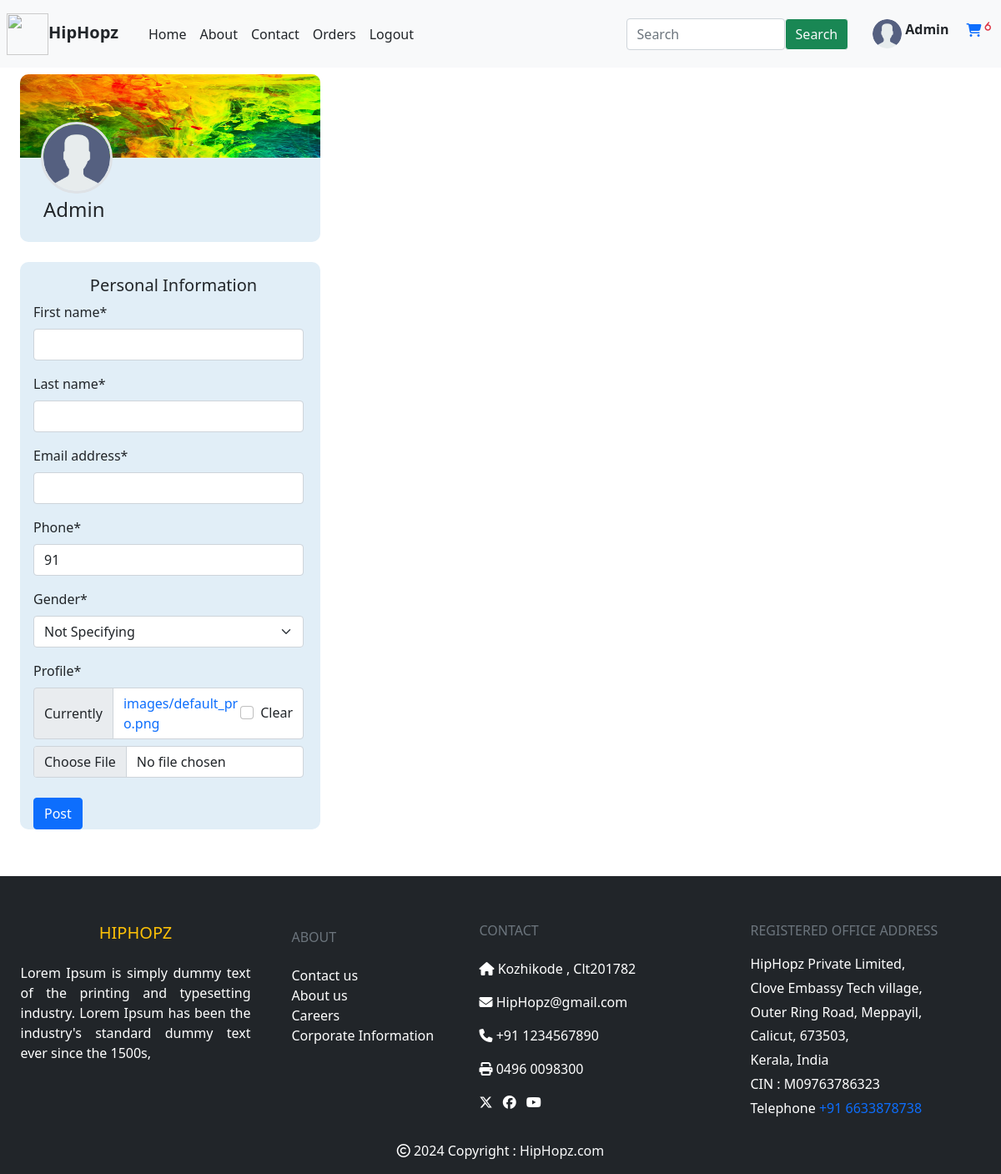
The page /Edit_profile (signed in) on the database its author committed.
### shop/models.py (models this page shows, shortened)
class CustomUser(AbstractUser):
    phone=models.IntegerField(blank=True,null=True,default='+091')
    gender=models.CharField(max_length=20,choices=gender_choices,default='N')
    profile=models.ImageField(upload_to='images/user_profile',default='images/default_pro.png',blank=True,null=True)

### shop/views.py (the view)
# urls.py: path('Edit_profile', views.Edit_Profile, name='Edit_profile'),
def Edit_Profile(request):
    user=request.user
    msg=''
    success=False
    if request.method=='POST':
        user_form=EditProfileForm(request.POST,request.FILES,instance=user)
        if user_form.is_valid():
            user_form.save()
            success=True
        return render(request, template_name='Edit_profile.html', context={'user_form': user_form, 'msg': msg,'success':success})
    user_form=EditProfileForm(instance=user)
    return render(request,template_name='Edit_profile.html',context={'user_form':user_form,'msg':msg,'success':success})

### shop/forms.py
class EditProfileForm(forms.ModelForm):
    class Meta:
        fields=['first_name','last_name','email','phone','gender','profile']
        model=CustomUser
    def __init__(self, *args, **kwargs):
        super(EditProfileForm, self).__init__(*args, **kwargs)
        self.fields['first_name'].required = True
        self.fields['last_name'].required = True
        self.fields['email'].required = True
        self.fields['phone'].required = True
        self.fields['profile'].required = True

### cart/context_processors.py (called while the page is built)
def Cart_Total(request):
    t = 0
    if request.user.is_authenticated:
        user=request.user
        try:
            cart_item=UserCart.objects.filter(user=user)
            for i in cart_item:
                t += i.quantity
        except:
            t = 0
    return {'cart_count':t}

### templates/Edit_profile.html (shortened to what this page needs)
{% extends 'base.html' %}
{% block body %}
{% load static%}
{% load crispy_forms_tags %}
<div class="container-fluid row mt-2">
    <div class="col-md-4">
        <div class="pb-3" style="background-color:#e1eef7; border-radius:10px; position:relative">
            <div>
                <img src="{% static 'images/editprofile.jpg' %}" width="100%;" height="100px;" style="border-radius:10px 10px 0 0;">
            </div>
            <div>
                <h4 class="mt-5" style="margin-left:28px;">{{user.username}}</h4>
            </div>
            <img src="{{user.profile.url}}" class="border border-3" height="86px;" width="86px;" style="border-radius:50%; position:absolute; top:57px; left:25px;">
        </div>
        <div class="mt-2" style="background-color:#e1eef7; border-radius:10px;">
            <h5 class="mt-4 ms-2 text-center pt-3">Personal Information</h5>
            <form method="post" class="mb-5 ms-3" enctype="multipart/form-data" style="width:90%;" onsubmit="Edit_Success(); return false;">
                <div>
                    <table>
                        {{user_form|crispy}}
                    </table>
                </div>
                <div>
                    <input type="submit"  class="btn btn-primary mt-2" value="Post">
                </div>
            </form>
        </div>
    </div>
</div>
{% endblock %}

### templates/base.html (shortened to what this page needs)
<!DOCTYPE html>
{%load static%}
<html lang="en">
<head>
    <link href="https://cdn.jsdelivr.net/npm/bootstrap@5.0.2/dist/css/bootstrap.min.css" rel="stylesheet">
    <link rel="stylesheet" type="text/css" href="{%static 'css/base.css'%}">
    <link rel="stylesheet" href="https://cdnjs.cloudflare.com/ajax/libs/font-awesome/6.5.1/css/all.min.css" />
</head>
<body>
<div>
    <nav class="navbar navbar-expand-lg bg-light navbar-light">
        <a class="navbar-brand fw-bold text-dark ms-2" href="{%url 'shop:home'%}"><img src="{%static 'images/logo2.jpg'%}" style="opacity: 0.8;" width="50px;" height="50px;">HipHopz</a>
        <div class="container-fluid">
            <div class="collapse navbar-collapse" id="navtoggle">
                <ul class="navbar-nav">
                    {% if user.is_authenticated %}
                    <li class="nav-item">
                        <a class="nav-link text-dark" href="{%url 'shop:home' %}">Home</a>
                    </li>
                    <li class="nav-item">
                        <a class="nav-link text-dark" href="{% url 'shop:About'%}">About</a>
                    </li>
                    <li class="nav-item">
                        <a class="nav-link text-dark" href="#">Contact</a>
                    </li>
                    <li class="nav-item">
                        <a class="nav-link text-dark" href="{% url 'cart:ordered'%}">Orders</a>
                    </li>
                    <li class="nav-item">
                        <a class="nav-link text-dark" href="{% url 'shop:logout' %}">Logout</a>
                    </li>
                    {%endif%}
                </ul>
            </div>
        </div>
        {%if user.is_authenticated%}
        <form class="d-flex" action="{% url 'search:search' %}" method="post">
            <input type="text" name="search" placeholder="Search" class="form-control" style="width:190px;">
            <button type="submit" class="btn btn-success btn-outline-light">Search</button>
        </form>
        {%else%}
        <form class="d-flex" action="{% url 'search:search_without' %}" method="post">
            {%csrf_token%}
            <input type="text" name="search" placeholder="Search" class="form-control" style="width:190px;">
            <button type="submit" class="btn btn-success btn-outline-light">Search</button>
        </form>
        {% endif %}
        {% if user.is_authenticated %}
        <div class="d-flex p-2 dropdown" style="display:block;">
            <button class="btn" type="button" id="UserDropdown" data-bs-toggle="dropdown" aria-expanded="false">
                <div class="d-flex">
                    <a style="text-decoration:none;" class="ps-2"><img src="{{user.profile.url}}" height="35px;" width="35px;" style="border-radius:50%;"></a><span class="fw-bold ms-1">{{user.username}}</span>
                </div>
            </button>
            <a style="text-decoration:none;" href="{%url 'cart:usercart'%}" class="ps-2 pt-2"><i class="fa-solid fa-cart-shopping"><sup class="text-danger p-1">{{cart_count}}</sup></i></a>
        </div>
        {% endif %}
    </nav>
</div>
{%block body%}
{%endblock%}
<footer class="bg-dark text-white pt-5 mt-2">
    <div class="container-fluid text-center text-md-left">
        <div class="row text-center text-md-left">
            <div class="col-md-3 col-xl-3 col-lg-3 mx-auto mt-2">
                <h5 class="text-uppercase mb-4 text-warning font-weight-bold">HipHopz</h5>
                <p style="text-align:justify;">Lorem Ipsum is simply dummy text of the printing and typesetting industry. Lorem Ipsum has been the industry's standard dummy text ever since the 1500s,</p>
            </div>
            <div class="col-md-2 col-xl-2 col-lg-2 mx-auto mt-3" style="text-align:justify;">
                <h6 class="text-uppercase mb-4 text-secondary">About</h6>
                <a href="#" class="text-white" style="text-decoration:none; display:block;">Contact us</a>
                <a href="#" class="text-white" style="text-decoration:none; display:block;">About us</a>
                <a href="#" class="text-white" style="text-decoration:none; display:block;">Careers</a>
                <a href="#" class="text-white" style="text-decoration:none; display:block;">Corporate Information</a>
            </div>
            <div class="col-md-3 col-xl-3 col-lg-3 mx-auto mt-2" style="text-align:justify;">
                <h6 class="text-uppercase mb-4 text-secondary font-weight-bold">Contact</h6>
                <p>
                    <a href="#" class="text-white" style="text-decoration:none;" ><i class="fa-solid fa-house text-white"></i> Kozhikode , Clt201782</a>
                </p>
                <p>
                    <a href="#" class="text-white" style="text-decoration:none;"><i class="fa-solid fa-envelope text-white"></i> HipHopz@gmail.com</a>
                </p>
                <p>
                    <a href="#" class="text-white" style="text-decoration:none;"><i class="fa-solid fa-phone text-white"></i> +91 1234567890</a>
                </p>
                <p>
                    <a href="#" class="text-white" style="text-decoration:none;"><i class="fa-solid fa-print"></i> 0496 0098300</a>
                </p>
                <p>
                    <i class="fa-brands fa-x-twitter text-white;"></i>  <i class="fa-brands fa-facebook text-white; ms-2"></i> <i class="fa-brands fa-youtube ms-2 text-white"></i>
                </p>
            </div>
            <div class="col-md-3 col-xl-3 col-lg-3 mx-auto mt-2" style="text-align:justify; line-height: 0.8;">
                <h6 class="text-uppercase mb-4 text-secondary">Registered Office Address</h6>
                <p>HipHopz Private Limited,</p>
                <p>Clove Embassy Tech village,</p>
                <p>Outer Ring Road, Meppayil,</p>
                <p>Calicut, 673503,</p>
                <p>Kerala, India</p>
                <p>CIN : M09763786323</p>
                <p>Telephone <span class="text-primary">+91 6633878738</span></p>
            </div>
        </div>
    </div>
    <div class="text-center p-3">
        <i class="fa-regular fa-copyright"></i> 2024 Copyright :
        <a class="text-light" href="#" style="text-decoration: none;"> HipHopz.com</a>
    </div>
</footer>
</body>
</html>

### static/css/base.css (style rules this page uses)
a { text-decoration:none; }

### rows shown on the page
CustomUser: profile (placeholder picture), username "Admin", phone "91", gender "Not Specifying"

### other values the page prints
{{ cart_count }} "6"
